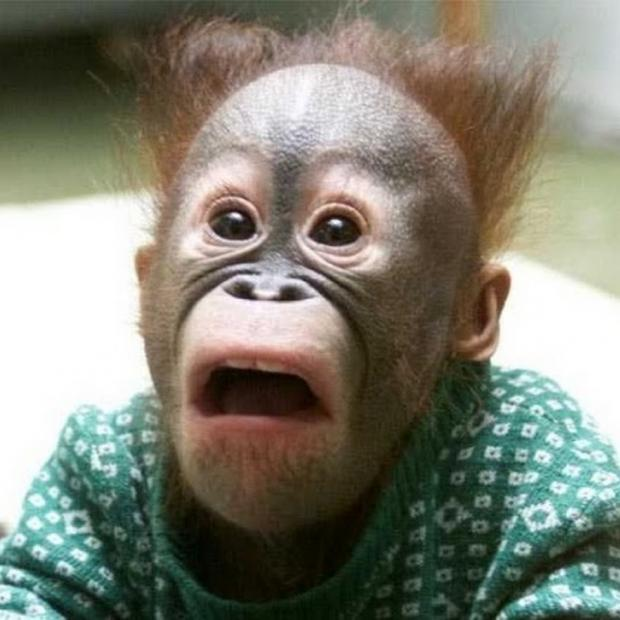
#> input picture Task6/Data/shocked_monkey.jpg, 620 x 620 px, found by its file name
$ jupyter execute --allow-errors derya.ipynb   (shell and % lines are left out)   (older library calls are emulated)
#> lines starting #> are read from the running program, lines starting #| are printed output that depends on the picture
[cell 1]
import cv2
import numpy as np
import matplotlib.pyplot as plt

[cell 2]
image=cv2.imread("/shocked_monkey.jpg")
#> image is the input picture: shape (620, 620, 3); mean B, G, R 115.3, 128.2, 127.9
plt.imshow(image)
plt.show()

[cell 3]
image_rgb=cv2.cvtColor(image, cv2.COLOR_BGR2RGB)
plt.imshow(image_rgb)

[cell 4]
image[:,:,0]=0
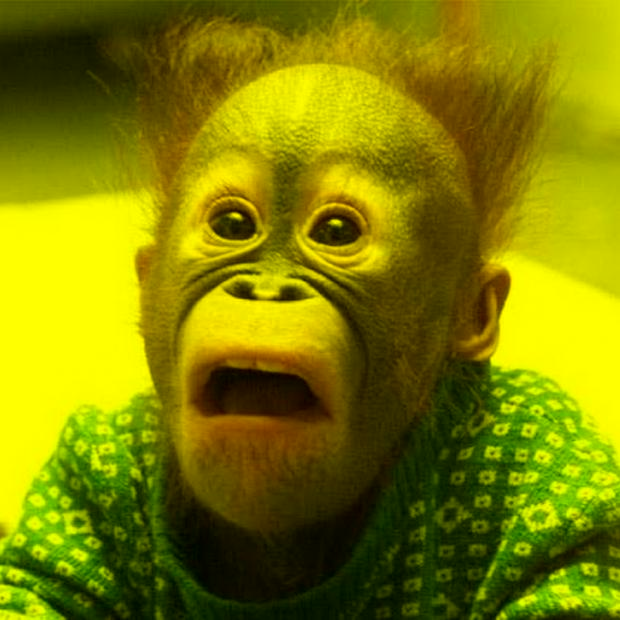
#> image: shape (620, 620, 3); mean B, G, R 0, 128.2, 127.9
image[:,:,1]=1
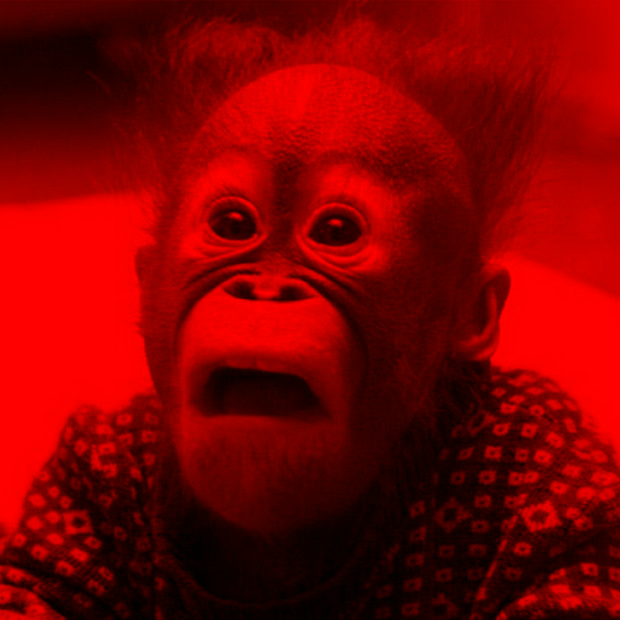
#> image: shape (620, 620, 3); mean B, G, R 0, 1, 127.9
plt.imshow(image)

[cell 5]
image=cv2.imread("/shocked_guy (1).png")

#> (the rest of this cell did not finish here and is left out)

[cell 6]
flipped_image = cv2.flip(image_rgb ,0)
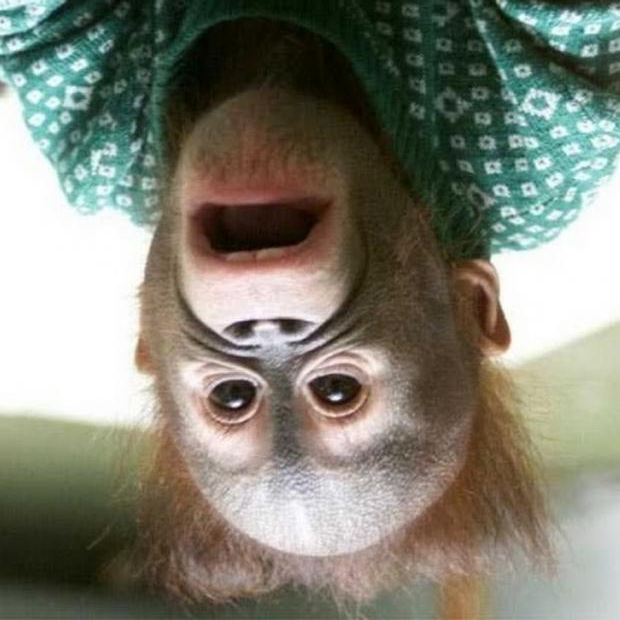
#> flipped_image: shape (620, 620, 3); mean R, G, B 127.9, 128.2, 115.3
plt.imshow(flipped_image)

[cell 7]
image_copy = image_rgb.copy()
start_point = (1100, 900)
end_point = (400, 0)
color = (255, 0, 0)
thickness = 5
cv2.rectangle(image_copy, start_point, end_point, color, thickness)
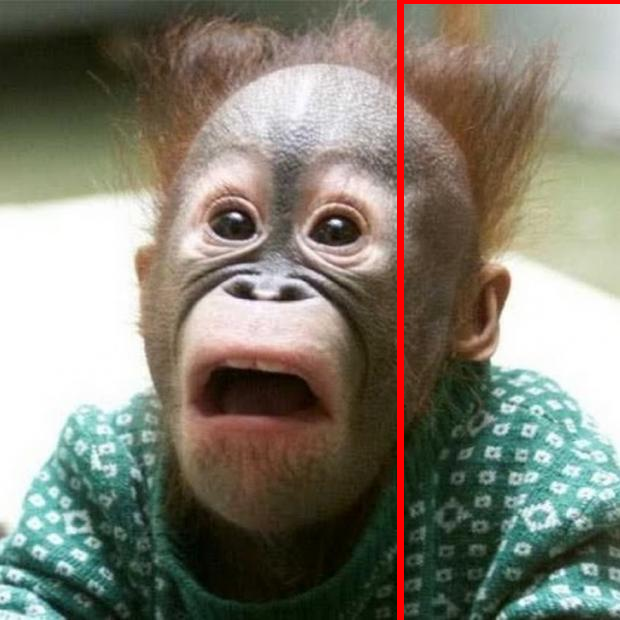
#> image_copy: shape (620, 620, 3); mean R, G, B 130, 126.9, 114.2
plt.imshow(image_copy)

$ run again, with Task6/Data/shocked_cat.jpg copied over Task6/Data/shocked_monkey.jpg
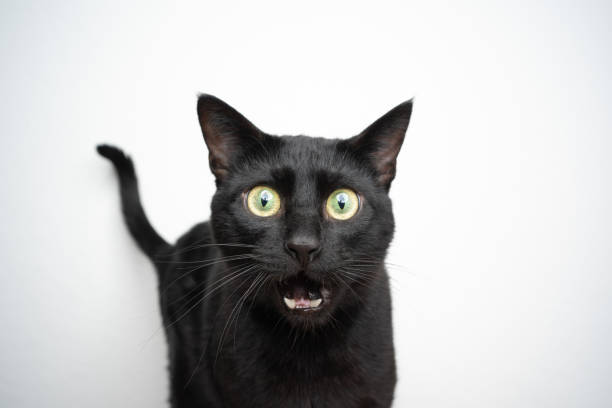
#> input picture Task6/Data/shocked_cat.jpg, 612 x 408 px, found by its file name
#> image is the input picture: shape (408, 612, 3); mean B, G, R 192.3, 192.1, 192
#> `image[:,:,1]=1`:
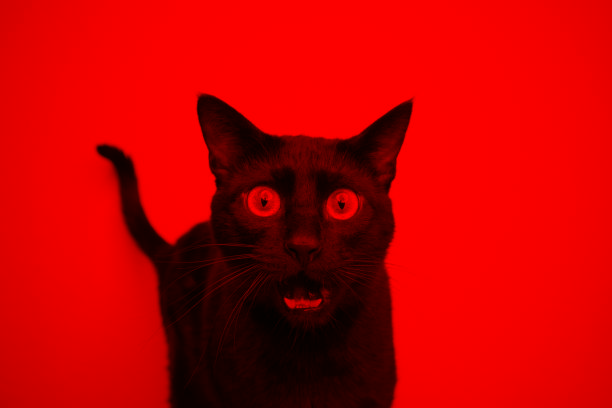
#> image: shape (408, 612, 3); mean B, G, R 0, 1, 192
#> `cv2.rectangle(image_copy, start_point, end_point, color, thickness)`:
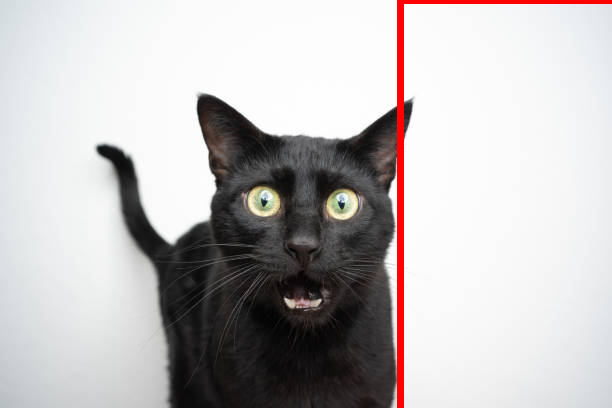
#> image_copy: shape (408, 612, 3); mean R, G, B 192.4, 188.6, 188.9

$ run again, with Task6/Data/shocked_guy.png saved as Task6/Data/shocked_monkey.jpg
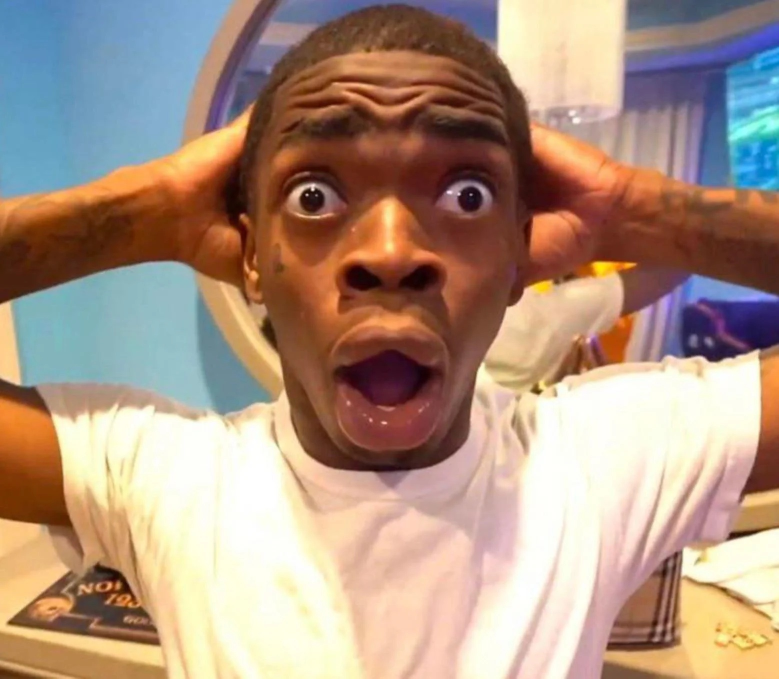
#> input picture Task6/Data/shocked_guy.png, 1558 x 1357 px, found by its file name (shown at 1/2 size)
#> image is the input picture: shape (1357, 1558, 3); mean B, G, R 129.9, 147.4, 173.2
#> `flipped_image = cv2.flip(image_rgb ,0)`:
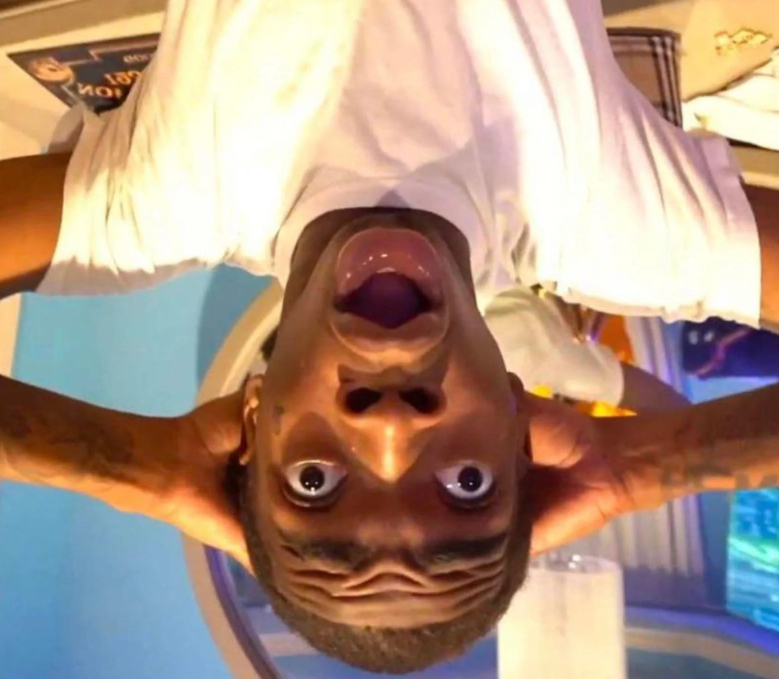
#> flipped_image: shape (1357, 1558, 3) (shown at 1/2 size); mean R, G, B 173.2, 147.4, 129.9
#> `cv2.rectangle(image_copy, start_point, end_point, color, thickness)`:
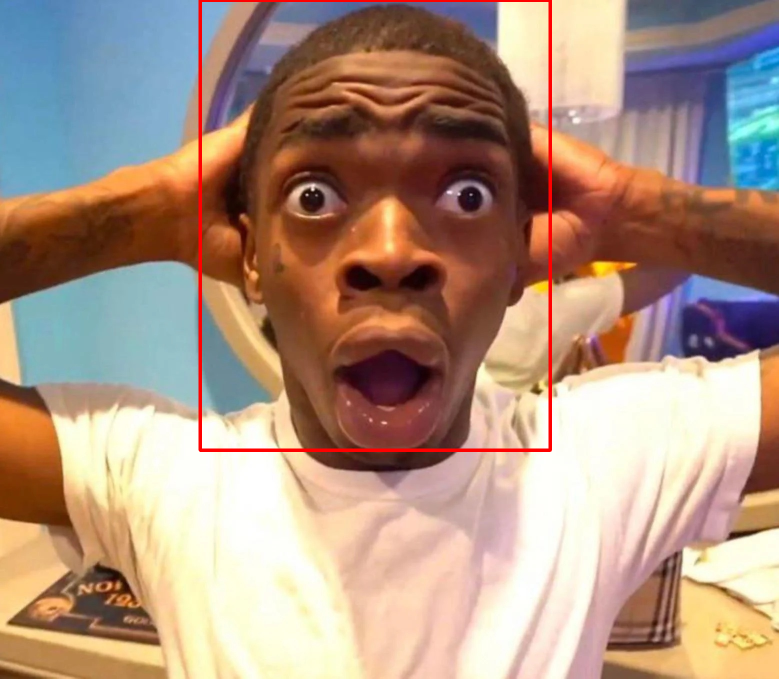
#> image_copy: shape (1357, 1558, 3) (shown at 1/2 size); mean R, G, B 174, 145.9, 128.6
